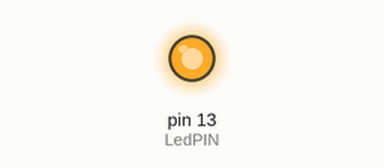
Bench run of a sketch on a simulated Arduino Uno, built with avr-gcc and run on an emulated ATmega328P. On the bench: output pins drawn as LEDs (lit = HIGH).

Above: at 0.7 s.
At 5.2 s:
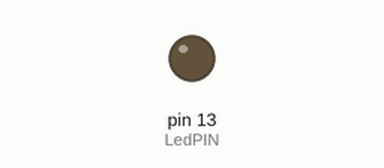
Timing chart, 0 to 6.9 s (numbered marks = the images above):
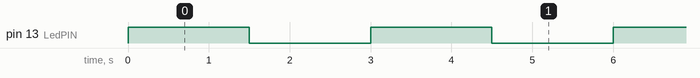

The sketch:

LEDTest.ino
```cpp
int LedPIN=13;

void setup() {
  pinMode(LedPIN, OUTPUT);
  Serial.begin(9600);
}

void loop() {
  digitalWrite(LedPIN, HIGH);
  delay(1500);
  digitalWrite(LedPIN, LOW);
  delay(1500);
}
```

Measured:
- by itself, pin 13 (LedPIN): alternates HIGH for 1.5 s and LOW for 1.5 s
